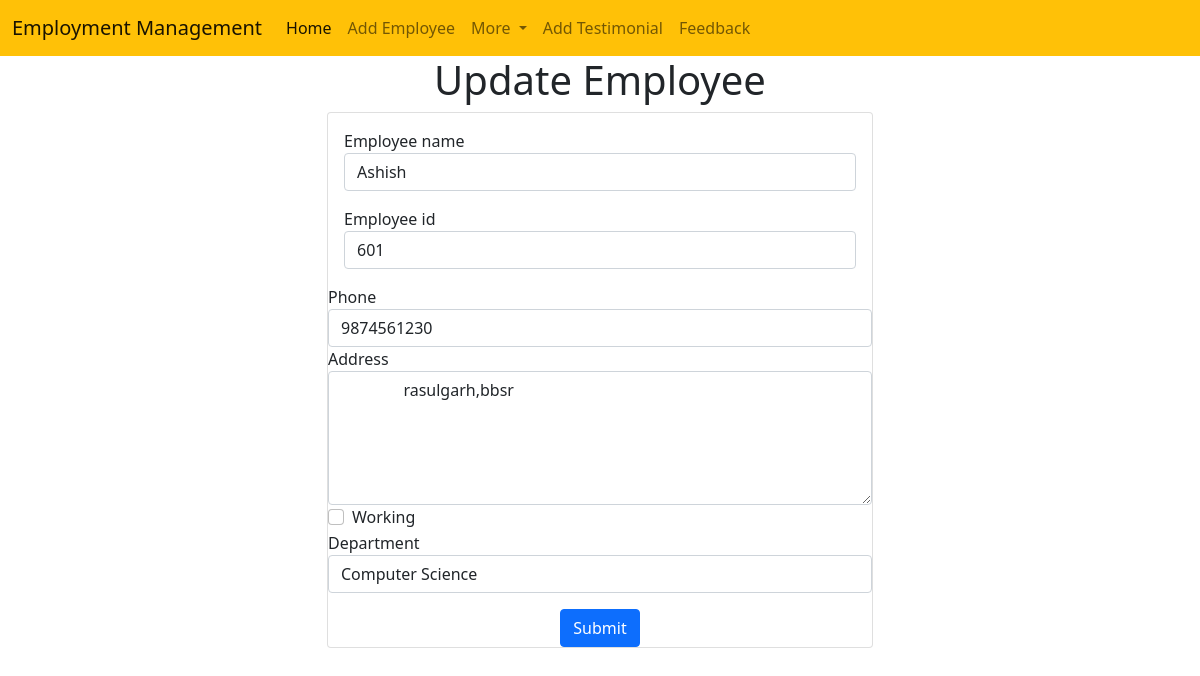
Page /emp/update/2 on the committed database.
### emp/models.py (models this page shows, shortened)
class Emp(models.Model):
    name = models.CharField(max_length=200)
    emp_id= models.CharField(max_length=200)
    phone=models.CharField(max_length=10)
    address=models.CharField(max_length=150)
    working=models.BooleanField(default=True)
    department=models.CharField(max_length=10)

### emp/views.py (the view)
# urls.py: path("update/<int:emp_id>",update_emp),
def update_emp(request,emp_id):
    emp=Emp.objects.get(pk=emp_id)
    return render(request,"emp/update-emp.html",{"emp":emp})

### templates/emp/update-emp.html (shortened to what this page needs)
<!DOCTYPE html>
<html lang="en">
  <head>
    <link
      href="https://cdn.jsdelivr.net/npm/bootstrap@5.0.2/dist/css/bootstrap.min.css"
      rel="stylesheet"
    />
  </head>
  <body>
    {% include 'emp/navbar.html' %}
    <h1 class="text-center">Update Employee</h1>
    <div class="container">
      <div class="row">
        <div class="col-md-6 offset-md-3">
          <div class="card">
            <div class="card-body">
              <form action="/emp/do-update/{{emp.id}}" method="POST">
                <div class="mb-3">
                  <label for="name">Employee name</label>
                  <input
                    id="name"
                    type="text"
                    class="form-control"
                    placeholder="Enter your name"
                    name="emp_name"
                    value={{emp.name}}
                  />
                </div>
                <div class="md-3">
                  <label for="name">Employee id</label>
                  <input
                    type="text"
                    id="id"
                    class="form-control"
                    placeholder="Enter your id"
                    name="emp_id"
                    value={{emp.emp_id}}
                  />
                </div>
            </div>
                <div class="md-3">
                  <label for="phone">Phone</label>
                  <input
                    id="phone"
                    type="text"
                    placeholder="Enter your phone no."
                    class="form-control"
                    name="emp_phone"
                    value={{emp.phone}}
                  />
                </div>
                <div class="md-3">
                  <label for="address">Address</label>
               <textarea name="emp_address" id="address" class="form-control" rows=5 >{{emp.address}}
               </textarea>
              </div>
                <div class="md-3 form-check">
                  <label for="phone">Working</label>
                  <input
                    id="working"
                    type="checkbox"
                    placeholder="Enter your phone no."
                    class="form-check-input"
                    name="emp_working"
                    value={{emp.working}}
                  />
                </div>
                <div class="md-3">
                  <label for="department">Department</label>
                  <select name="emp_dept" id="department"  class="form-control" value={{emp.department}}>
                    <option value="CSE">Computer Science</option>
                  </select>
                </div>
              <div class="container mt-3 text-center ">
                <input type="submit" value="Submit" class="btn btn-primary ">
              </div>
          </div>
        </div>
      </div>
    </div>
  </body>
</html>

### rows in the picture
Emp: emp_name "Ashish", emp_id "601", emp_phone "9874561230", emp_address "rasulgarh,bbsr", emp_dept "Computer Science"
